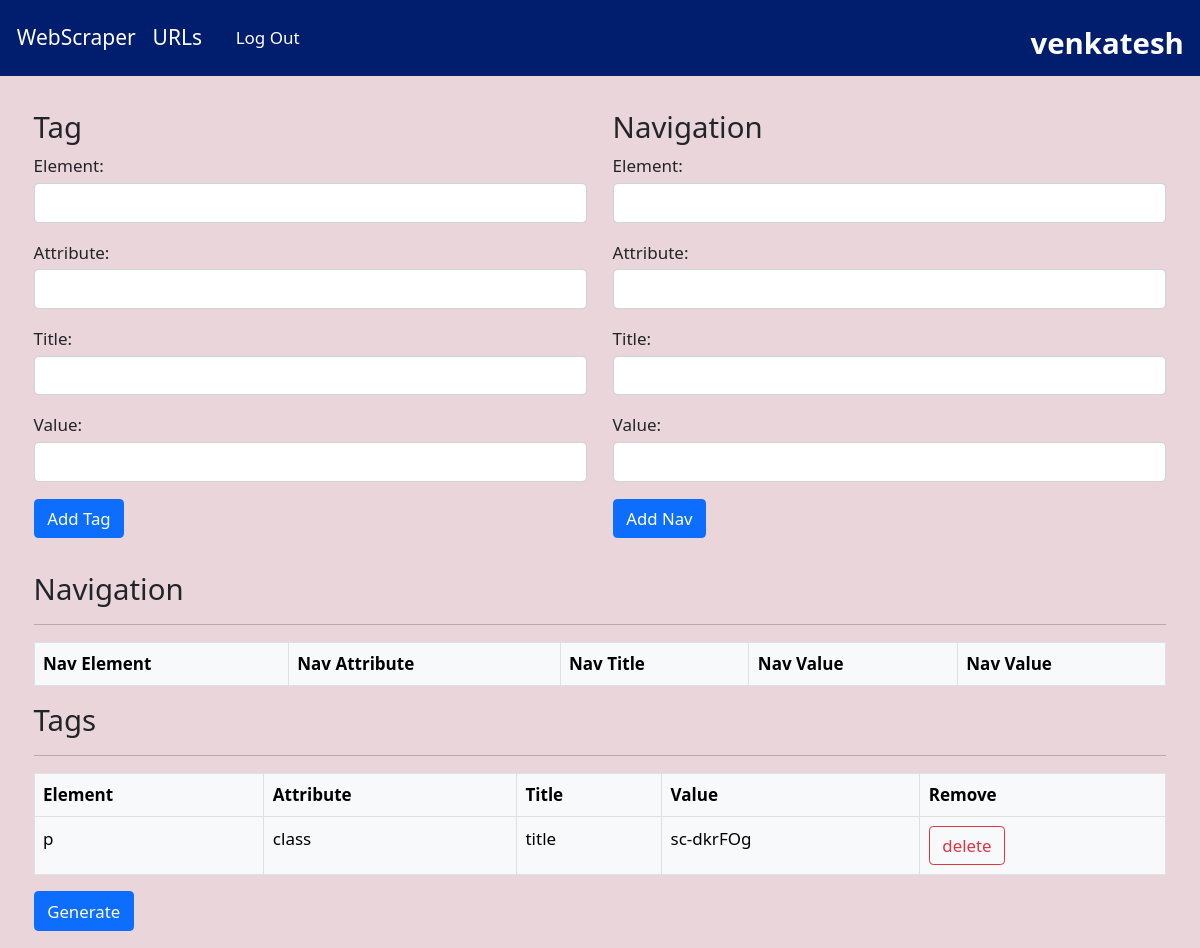
Page /tags.html/13/ (signed in) on the committed database.
### web_scrapper/models.py (models this page shows)
class Tag(models.Model):
    user = models.ForeignKey(URLS, related_name="tags", on_delete=models.CASCADE, null=True)
    element = models.CharField(max_length=255)
    attribute = models.CharField(max_length=255)
    title = models.CharField(max_length=255)
    value = models.CharField(max_length=255)

### web_scrapper/views.py (the view)
# urls.py: path('tags.html', views.tag, name='tag'),
def tag(request, pk):
    url = get_object_or_404(URLS, pk=pk, user=request.user)
    if request.method == 'POST':
        tagform = TagForm(request.POST)
        form = NavURLForm(request.POST)
        if tagform.is_valid():
            title = tagform.cleaned_data['title']
            element = tagform.cleaned_data['element']
            attribute = tagform.cleaned_data['attribute']
            value = tagform.cleaned_data['value']
            existing_tag = Tag.objects.filter(
                user=url, title=title, element=element, attribute=attribute, value=value).first()
            if not existing_tag:
                new_tag = Tag(user=url, title=title, element=element,
                              attribute=attribute, value=value)
                new_tag.save()
        taglis = Tag.objects.filter(user=url)
        if form.is_valid():
            navurl = NavURLS()
            navurl.user = url
            navurl.navelement = form.cleaned_data['navelement']
            navurl.navattribute = form.cleaned_data['navattribute']
            navurl.navtitle = form.cleaned_data['navtitle']
            navurl.navvalue = form.cleaned_data['navvalue']
            navurl.save()
        navurllis = NavURLS.objects.filter(user=url)
        return render(request, 'tags.html', {'form': form, 'taglis': taglis, 'navurls': navurllis, 'pk':pk})
    else:
        form = NavURLForm()
        navurllis = NavURLS.objects.filter(user=url)
        taglis = Tag.objects.filter(user=url)
        return render(request, 'tags.html', {'form': form, 'taglis': taglis, 'navurls': navurllis, 'pk':pk})

### web_scrapper/form.py
class NavURLForm(forms.Form):
    navtitle = forms.CharField(max_length=100, label="Title")
    navelement = forms.CharField(max_length=100, label="Element")
    navattribute = forms.CharField(max_length=100, label="Attribute")
    navvalue = forms.CharField(max_length=10000, label="Value")

### templates/tags.html (shortened to what this page needs)
{% extends "base2.html" %}
{% block content %}
{% load static %}
{% load bootstrap4 %}
<div class="m-3" >
<div class="row pt-3 ms-1 me-1">
  <div class="col">
  <form method="post" class="col"  action="{% url 'pktag' pk %}">
    <h3>Tag</h3>
      <label for="element" class="mb-1">Element:</label>
      <input type="text" name="element" id="element" class="form-control mb-3">
      <label for="attribute" class="mb-1">Attribute:</label>
      <input type="text" name="attribute" id="attribute" class="form-control mb-3">
      <label for="title" class="mb-1">Title:</label>
      <input type="text" name="title" id="title" class="form-control mb-3">
      <label for="value" class="mb-1">Value:</label>
      <input type="text" name="value" id="value" class="form-control mb-3">
      <button type="submit" class="btn btn-primary">Add Tag</button>
  </form>
</div>
<div class="col">
  <form method="post" class="col" id="nav-form" onsubmit="submitForm(event)" action="{% url 'pktag' pk %}">
    <h3>Navigation</h3>
      <label for="navelement" class="mb-1">Element:</label>
      <input type="text" name="navelement" id="navelement" class="form-control mb-3">
      <label for="navattribute" class="mb-1">Attribute:</label>
      <input type="text" name="navattribute" id="navattribute" class="form-control mb-3">
      <label for="navtitle" class="mb-1">Title:</label>
      <input type="text" name="navtitle" id="navtitle" class="form-control mb-3">
      <label for="navvalue" class="mb-1">Value:</label>
      <input type="text" name="navvalue" id="navvalue" class="form-control mb-3">
    <button type="submit" class="btn btn-primary" onclick="hideForm(); return false;">Add Nav</button>
  </form>
</div>
</div>
<div class="pt-3">
<div id="tags_table" class="m-3">
  <h3>Navigation</h3><hr>
<table  class="table table-bordered table-light table-hover mt-3">
  <thead>
    <tr>
      <th>Nav Element</th>
      <th>Nav Attribute</th>
      <th>Nav Title</th>
      <th>Nav Value</th>
      <th>Nav Value</th>
    </tr>
  </thead>
</table>
</div>
<div id="tags_table" class="m-3">
  <h3>Tags</h3><hr>
    <table  class="table table-bordered table-light table-hover">
        <thead>
          <tr>
            <th>Element</th>
            <th>Attribute</th>
            <th>Title</th>
            <th>Value</th>
            <th>Remove</th>
          </tr>
        </thead>
        <tbody>
          {% for tag in taglis %}
          <tr>
            <td>{{ tag.element }}</td>
            <td>{{ tag.attribute }}</td>
            <td>{{ tag.title }}</td>
            <td>{{ tag.value }}</td>
            <td>
              <form action="{% url 'delete_tag' tag.id %}" method="POST" class="d-inline">
              <input type="submit" value="delete" class="btn btn-outline-danger">
              </form>
            </td>
          </tr>
          {% endfor %}
        </tbody>
      </table>
      <div>
        <form method="post" action="{% url 'pkresult' pk %}">
          <input type="submit" value="Generate" class="btn btn-primary" >
        </form>
      </div>
</div>
</div>
</div>
{% endblock %}

### templates/base2.html (shortened to what this page needs)
{% load static %}
<!DOCTYPE html>
<html lang="en">
{% load static %}
<head>
  <link href="https://cdn.jsdelivr.net/npm/bootstrap@5.0.2/dist/css/bootstrap.min.css" rel="stylesheet"
 />
  <link rel="stylesheet" href="{% static 'css/base.css' %}" />
</head>
<body>
  <nav class="navbar navbar-dark p-3">
    <nav class="nav">
      <a class="navbar-brand text-white" href="home.html">WebScraper</a>
      <a class="navbar-brand text-white" href="home.html">URLs</a>
      {% if user.is_authenticated %}
      <a class="nav-link text-white" href="signup.html" data-bs-toggle="tooltip" data-bs-placement="right"
        title="Log Out">Log
        Out</a>
      {% endif %}
      <div class="fs-5 m-1 fw-bold fs-3 " style="color: white; position: absolute; right: 0; padding-right: 1%;">
        {{user.username}}
      </div>
    </nav>
  </nav>
  {% block content %} {% endblock %}
</body>
</html>

### static/css/base.css (style rules this page uses)
body, html { margin: 0; padding: 0; width: 100%; font-size: calc(0.3rem + 1vw); background-color: #e9d5da; }
.nav { font-size: calc(0.3rem + 1vw); }
.navbar { background-color: #001d6e; }

### rows in the picture
Tag: element "p", attribute "class", title "title", value "sc-dkrFOg"

### other values in the picture
{{ user.username }} "venkatesh"
